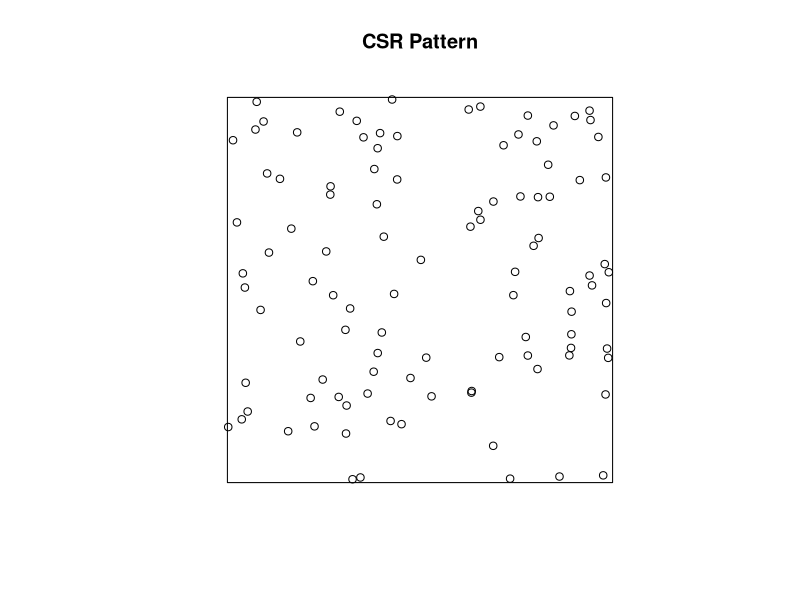
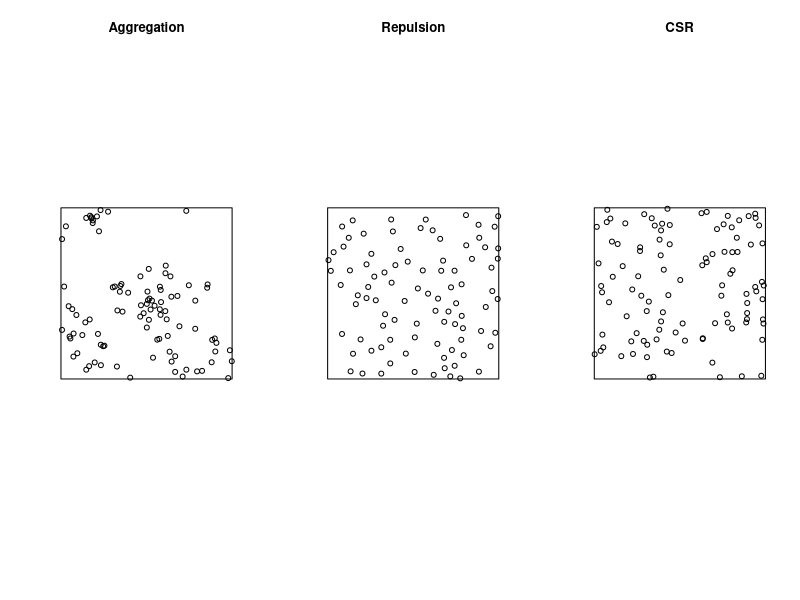
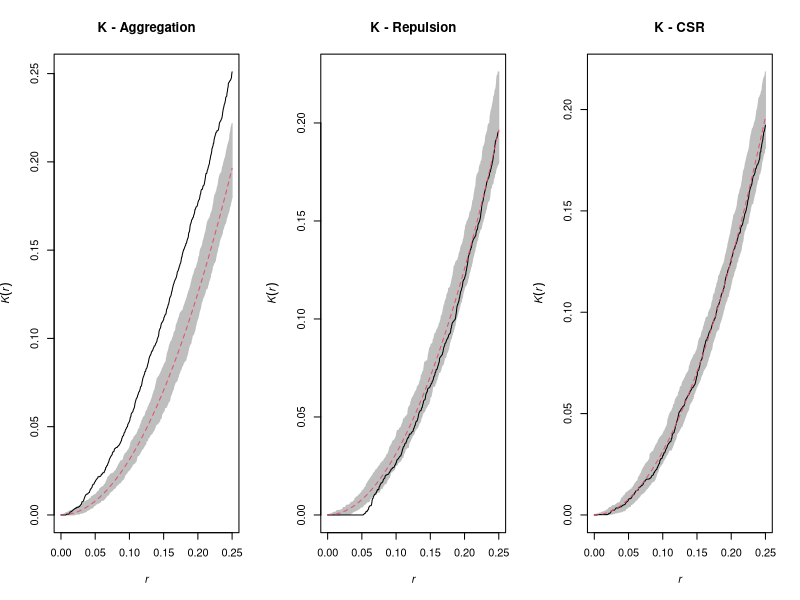
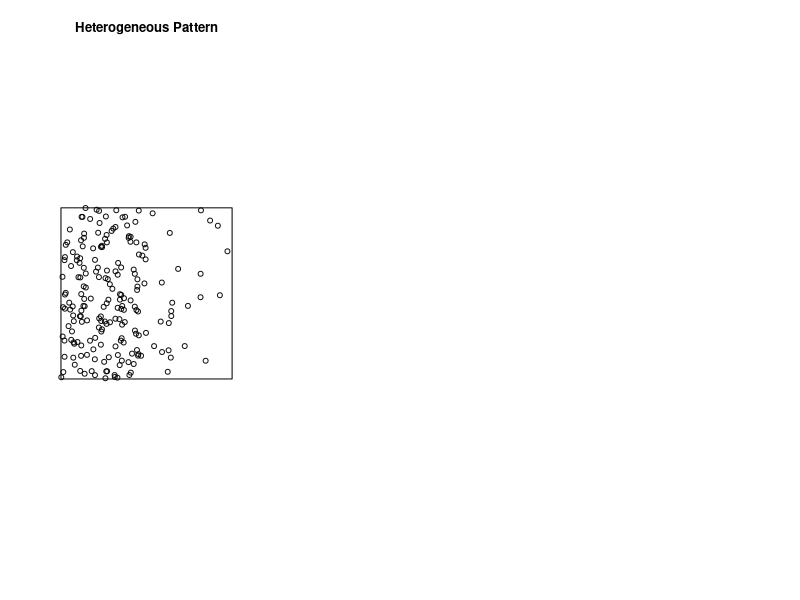
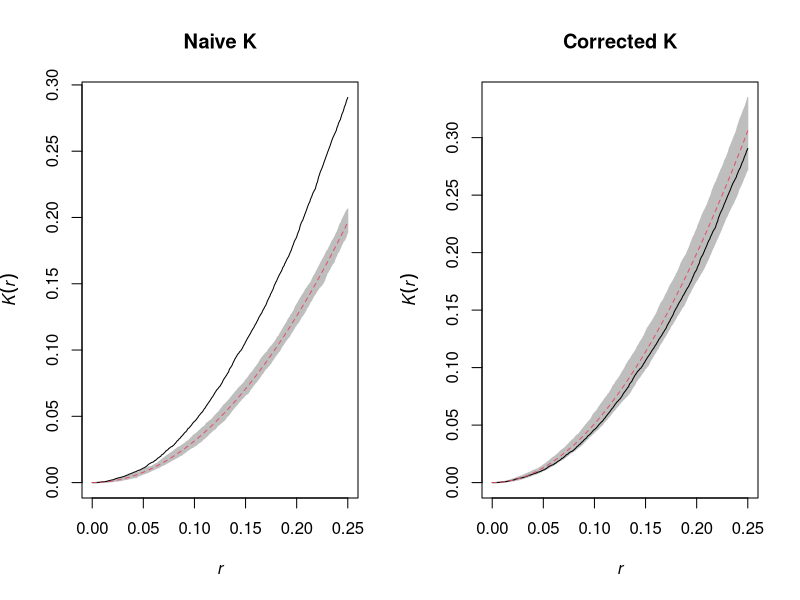

Source code (R) for these figures, in order:
## ---- chunk 1
knitr::opts_chunk$set(echo = TRUE)
## ---- chunk 2
library(spatstat)
csr <- rpoispp(lambda = 100)
plot(csr, main = "CSR Pattern")
## ---- chunk 3
agg <- rMatClust(20, 0.1, 5)
rep <- rMaternII(150, 0.05)

par(mfrow = c(1, 3))
plot(agg, main = "Aggregation")
plot(rep, main = "Repulsion")
plot(csr, main = "CSR")
## ---- chunk 4
k_agg <- envelope(agg, Kest, correction = "iso")
k_rep <- envelope(rep, Kest, correction = "iso")
k_csr <- envelope(csr, Kest, correction = "iso")

par(mfrow = c(1, 3))
plot(k_agg, main = "K - Aggregation", legend = FALSE)
plot(k_rep, main = "K - Repulsion", legend = FALSE)
plot(k_csr, main = "K - CSR", legend = FALSE)
## ---- chunk 5
lambda_gradient <- function(x, y) ifelse(x < 0.5, 500*(1 - x), 200*(1 - x))
het <- rpoispp(lambda_gradient)
plot(het, main = "Heterogeneous Pattern")
## ---- chunk 6
k_het_naive <- envelope(het, Kest, correction = "iso")
k_het_corrected <- envelope(het, Kest, simulate = function(x) rpoispp(lambda_gradient), correction = "iso")

par(mfrow = c(1, 2))
plot(k_het_naive, main = "Naive K", legend = FALSE)
plot(k_het_corrected, main = "Corrected K", legend = FALSE)
